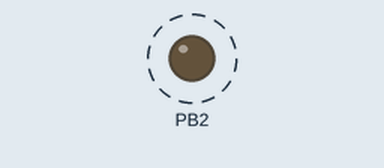
This program was run on a simulated ATmega328P, built with avr-gcc and emulated at 16 MHz. Shown: output pins drawn as LEDs (lit = HIGH). Dashed ring = blinking.

Above: at 0.2 s.
Timing chart, 0 to 3.0 s (numbered marks = the images above):
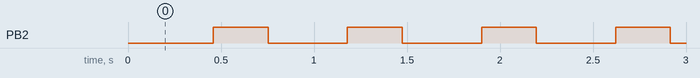

The program:

main.c
```c
/*
 * 2a.c
 */

#define F_CPU 16000000UL				//clock runs at 16 MHz
#include <avr/io.h>
#include<avr/interrupt.h>

int overflow = 0;						//initialize overflow

int main(void)
{
	DDRB |= (1 << DDB2);				//PB2 as output
	TIMSK0 |= (1 << TOIE0);				//enables interrupt
	TCNT0 = 0;							//start counter
	sei();								//enables interrupt
	TCCR0B = (1 << CS02) | (1 << CS00);	//pre-scaler = 1024
	while (1)
	{

	}
}

ISR (TIMER0_OVF_vect)					//timer0 overflow interrupt
{
		while ((TIFR0 & 0x01) == 0);	//detects overflow
		TCNT0 = 0x00;					//resets counter
		TIFR0 = 0x01;					//reset overflow flag
		overflow++;						//inc overflow
		if (overflow <= 13)				//led on (13 instead of 26 because...
		PORTB = (0 << DDB2);			//... overflow is being doubled)
		else PORTB = (1 << DDB2);
		if (overflow == 22) {
			overflow = 0;				//turns off led
		}
}
```

Measured:
- by itself, PB2: alternates HIGH for 0.29 s and LOW for 0.43 s
